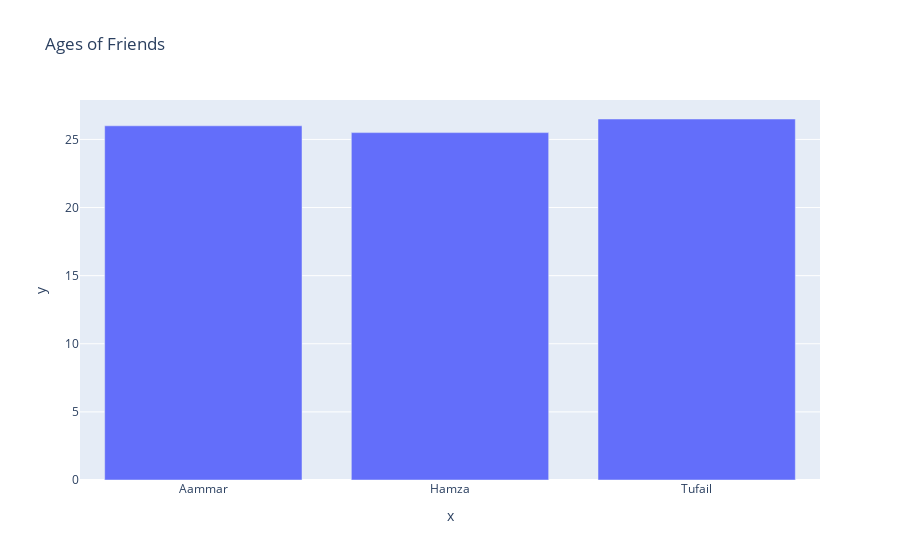

Notebook code cell kept with this figure:
### Code cell
names = ['Aammar', 'Hamza', 'Tufail']
ages = [26, 25.5, 26.5]

# import library
import plotly.express as px

# create a plot(barplot)
fig = px.bar(x=names, y=ages, title='Ages of Friends')
# show the fig
fig.show()
# save the plot in png file
fig.write_image('./outputs/01_barplot.png')
# save as standalone html file
fig.write_html('./outputs/01_barplot.html')

### Figure 1 — Plotly figure (JSON) as saved in the notebook; plotly's stock layout.template omitted (floating-point values rounded to 4 significant figures)
{"data": [{"alignmentgroup": "True", "hovertemplate": "x=%{x}<br>y=%{y}<extra></extra>", "legendgroup": "", "marker": {"color": "#636efa", "pattern": {"shape": ""}}, "name": "", "offsetgroup": "", "orientation": "v", "showlegend": false, "textposition": "auto", "type": "bar", "x": ["Aammar", "Hamza", "Tufail"], "xaxis": "x", "y": [26, 25.5, 26.5], "yaxis": "y"}], "layout": {"barmode": "relative", "legend": {"tracegroupgap": 0}, "title": {"text": "Ages of Friends"}, "xaxis": {"anchor": "y", "domain": [0, 1], "title": {"text": "x"}}, "yaxis": {"anchor": "x", "domain": [0, 1], "title": {"text": "y"}}}}
